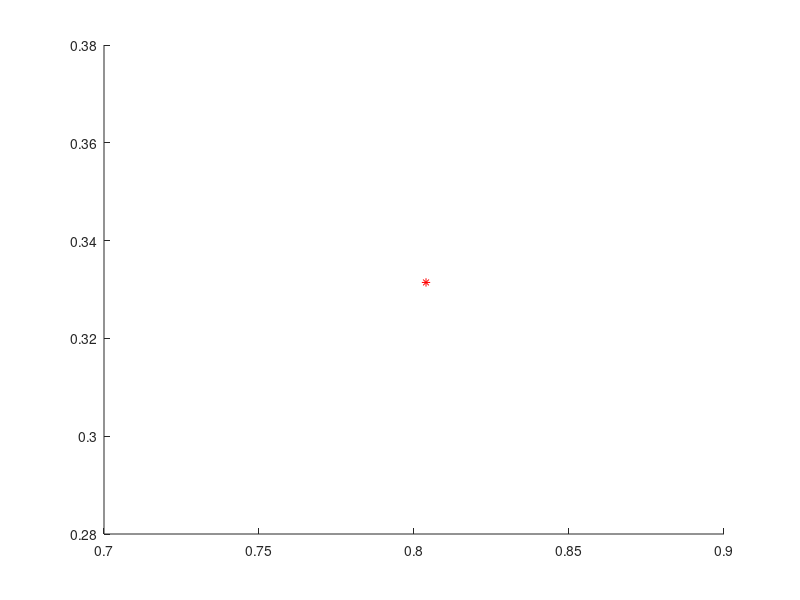

Recreate this plot in MATLAB. (Note: this script raises an error after producing the figure.)
clear all
clc
close all
%a)&b)Plotting the points based on their respective positive and negative
%classes
X=1.*rand(2,100);
hold on
for i=1:100
    a=(1/5)*sin(10*X(1,i))+0.3;
    b=(X(2,i)-0.8)^2+(X(1,i)-0.5)^2;
    if (X(2,i)<a || b<0.15^2)
        d(1,i)=1;
        C1(:,i)=X(:,i);
        plot(C1(1,i),C1(2,i),'*r')
    else
        d(1,i)=-1;
        C2(:,i)=X(:,i);
        plot(C2(1,i),C2(2,i),'sqb')
    end
end
xlabel('x1')
ylabel('x2')

%c)Choosing a Gaussian Kernel
for j=1:100
     for i=1:100
        H(i,j)=(d(1,i)*d(1,j)*(exp(-4*(X(:,i)-X(:,j))'*(X(:,i)-X(:,j)))));
        Kernel(i,j)=(exp(-4*(X(:,i)-X(:,j))'*(X(:,i)-X(:,j))));
     end
end
 
f=-1*ones(100,1);
A=[];
b=[];
lb=zeros(100,1);
ub=inf*ones(100,1);

%finding the values of alpha using quadratic optimization technique
alpha=quadprog(H,f,A,b,d,0,lb,ub);
m=0;
l=alpha>10^(-4);
k=find(l);
%Plotting the support vectors
hold on
for i=1:length(k)
plot(X(1,k(i,1)),X(2,k(i,1)),'Ok')
end
 
for i=1:length(k)
    temp1=0;
    for j=1:100
        temp=alpha(j,1)*d(1,j)*Kernel(j,k(i));
        temp1=temp1+temp;
    end
    temp2(i)=d(1,k(i))-temp1;
end
theta=sum(temp2)/length(k);

%Storing the co-ordinates of the Support Vectors
for i=1:length(k)
    SV(:,i)=X(:,k(i));
end
 
%Testing the model with test points to check if 
%SVM is able to perfectly separate the two classes with no exceptions of
%misclassied input patterns
x1=0.01:0.01:1;
x2=0.01:0.01:1;
v=0;
for i=1:100
    for j=1:100
        v=v+1;
        test(:,v)=vertcat(x1(i),x2(j));
    end
end
 
for j=1:10000
     for i=1:length(k)
         Kernel1(i,j)=(exp(-4*(X(:,k(i))-test(:,j))'*(X(:,k(i))-test(:,j))));
     end
end
 
temp3=0;
temp4=0;
for j=1:length(test)
    temp3=0;
    for i=1:length(k)
        temp4=alpha(k(i),1)*d(1,k(i))*Kernel1(i,j);
        temp3=temp3+temp4;
    end
    g(j)=temp3+theta;
end
 
[y1,y2]=meshgrid(x1,x2);
 
z=vec2mat(g,100);
contour(y1,y2,z',[0 0],'g')
contour(y1,y2,z'-1,[0 0],'r')
contour(y1,y2,z'+1,[0 0],'b')
